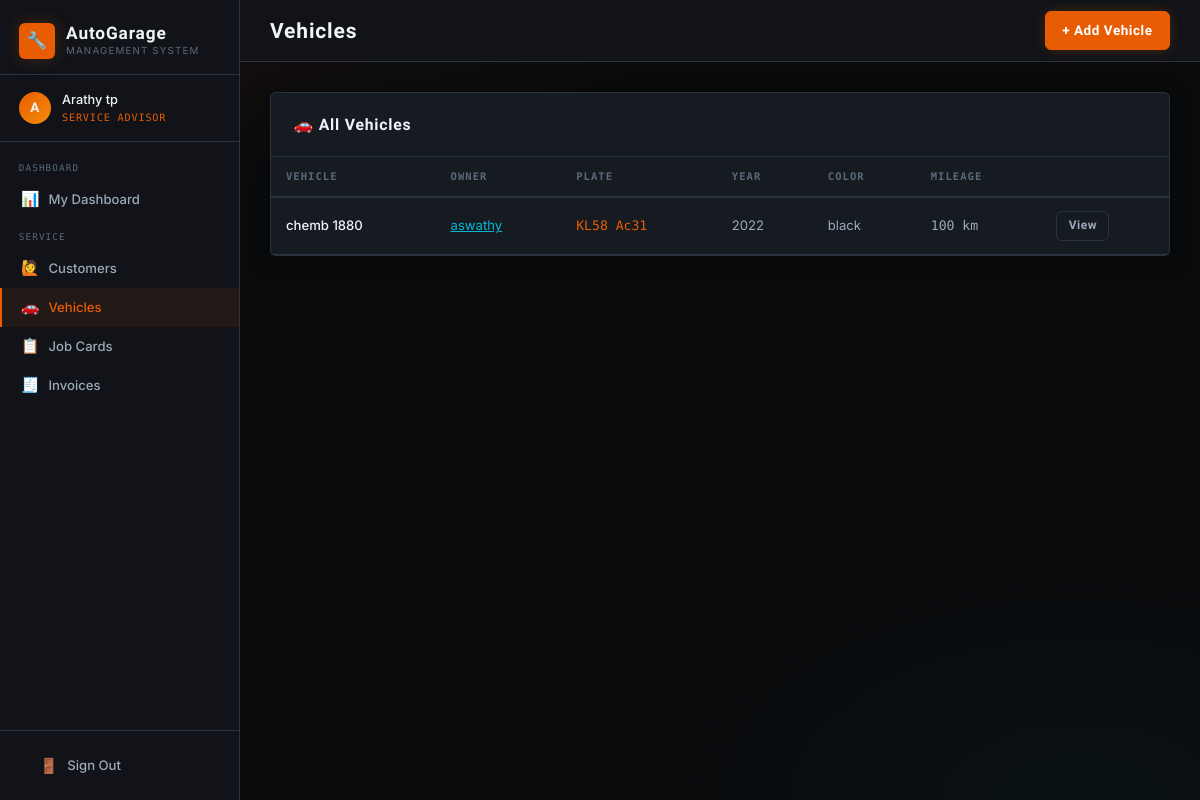
Page /vehicles/ (signed in) on the committed database.
### core/models.py (models this page shows, shortened)
class UserProfile(models.Model):
    ROLE_CHOICES = [
        ('owner', 'Owner'),
        ('advisor', 'Service Advisor'),
        ('mechanic', 'Mechanic'),
        ('store_manager', 'Store Manager'),
    ]
    user = models.OneToOneField(User, on_delete=models.CASCADE, related_name='profile')
    role = models.CharField(max_length=20, choices=ROLE_CHOICES)
    phone = models.CharField(max_length=20, blank=True)
    created_at = models.DateTimeField(auto_now_add=True)

class Vehicle(models.Model):
    customer = models.ForeignKey(Customer, on_delete=models.CASCADE, related_name='vehicles')
    make = models.CharField(max_length=50)
    model = models.CharField(max_length=50)
    year = models.PositiveIntegerField()
    license_plate = models.CharField(max_length=20, unique=True)
    vin = models.CharField(max_length=50, blank=True)
    color = models.CharField(max_length=30, blank=True)
    mileage = models.PositiveIntegerField(default=0)

class Customer(models.Model):
    name = models.CharField(max_length=100)
    email = models.EmailField(blank=True)
    phone = models.CharField(max_length=20)
    address = models.TextField(blank=True)
    created_at = models.DateTimeField(auto_now_add=True)
    created_by = models.ForeignKey(User, on_delete=models.SET_NULL, null=True)

### core/views.py (the view)
# urls.py: path('vehicles/', views.vehicle_list, name='vehicle_list'),
@login_required
@role_required('owner', 'advisor')
def vehicle_list(request):
    vehicles = Vehicle.objects.select_related('customer').all()
    return render(request, 'core/vehicle_list.html', {'vehicles': vehicles})

### core/views.py (called while the page is built)
def role_required(*roles):
    def decorator(view_func):
        @wraps(view_func)
        def wrapper(request, *args, **kwargs):
            if not request.user.is_authenticated:
                return redirect('login')
            try:
                profile = request.user.profile
                if profile.role in roles or request.user.is_superuser:
                    return view_func(request, *args, **kwargs)
            except UserProfile.DoesNotExist:
                if request.user.is_superuser:
                    return view_func(request, *args, **kwargs)
            messages.error(request, "You don't have permission to access that page.")
            return redirect('dashboard')
        return wrapper
    return decorator

### core/templates/core/vehicle_list.html (shortened to what this page needs)
{% extends 'core/base.html' %}
{% block page_title %}Vehicles{% endblock %}
{% block topbar_actions %}<a href="{% url 'vehicle_create' %}" class="btn btn-primary">+ Add Vehicle</a>{% endblock %}
{% block content %}
<div class="card">
  <div class="card-header"><span class="card-title">🚗 All Vehicles</span></div>
  <div class="table-wrap"><table>
    <thead><tr><th>Vehicle</th><th>Owner</th><th>Plate</th><th>Year</th><th>Color</th><th>Mileage</th><th></th></tr></thead>
    <tbody>
      {% for v in vehicles %}
      <tr>
        <td>{{ v.make }} {{ v.model }}</td>
        <td><a href="{% url 'customer_detail' v.customer.pk %}" style="color:var(--teal);">{{ v.customer.name }}</a></td>
        <td class="text-mono text-accent">{{ v.license_plate }}</td>
        <td>{{ v.year }}</td>
        <td>{{ v.color|default:"—" }}</td>
        <td class="text-mono">{{ v.mileage|default:"—" }} km</td>
        <td><a href="{% url 'vehicle_detail' v.pk %}" class="btn btn-secondary btn-sm">View</a></td>
      </tr>
      {% empty %}<tr><td colspan="7" class="text-center text-muted">No vehicles registered</td></tr>
      {% endfor %}
    </tbody>
  </table></div>
</div>
{% endblock %}

### core/templates/core/base.html (shortened to what this page needs)
{% load static %}
<!DOCTYPE html>
<html lang="en">
<head>
  <link rel="stylesheet" href="{% static 'core/css/style.css' %}">
</head>
<body>
<div class="layout">
  <aside class="sidebar">
    <div class="sidebar-brand">
      <a href="{% url 'dashboard' %}" class="logo">
        <div class="logo-icon">🔧</div>
        <div>
          <div class="logo-text">AutoGarage</div>
          <div class="logo-sub">Management System</div>
        </div>
      </a>
    </div>
    <div class="sidebar-user">
      <div class="user-avatar">{{ request.user.username|first|upper }}</div>
      <div>
        <div class="user-name">{{ request.user.get_full_name|default:request.user.username }}</div>
        <div class="user-role">
          {% if request.user.is_superuser %}Owner{% else %}{{ request.user.profile.get_role_display }}{% endif %}
        </div>
      </div>
    </div>
    <nav class="sidebar-nav">
      {% with role=request.user.profile.role|default:"owner" %}
      {% if request.user.is_superuser or role == "owner" %}
      <div class="nav-section">
        <div class="nav-section-label">Overview</div>
        <a href="{% url 'owner_dashboard' %}" class="nav-link {% if request.resolver_match.url_name == 'owner_dashboard' %}active{% endif %}">
          <span class="icon">📊</span><span>Dashboard</span>
        </a>
        <a href="{% url 'reports' %}" class="nav-link {% if request.resolver_match.url_name == 'reports' %}active{% endif %}">
          <span class="icon">📈</span><span>Reports</span>
        </a>
      </div>
      <div class="nav-section">
        <div class="nav-section-label">People</div>
        <a href="{% url 'staff_list' %}" class="nav-link {% if 'staff' in request.resolver_match.url_name %}active{% endif %}">
          <span class="icon">👥</span><span>Staff</span>
        </a>
        <a href="{% url 'customer_list' %}" class="nav-link {% if 'customer' in request.resolver_match.url_name %}active{% endif %}">
          <span class="icon">🙋</span><span>Customers</span>
        </a>
      </div>
      <div class="nav-section">
        <div class="nav-section-label">Operations</div>
        <a href="{% url 'vehicle_list' %}" class="nav-link {% if 'vehicle' in request.resolver_match.url_name %}active{% endif %}">
          <span class="icon">🚗</span><span>Vehicles</span>
        </a>
        <a href="{% url 'job_list' %}" class="nav-link {% if 'job' in request.resolver_match.url_name %}active{% endif %}">
          <span class="icon">📋</span><span>Job Cards</span>
        </a>
        <a href="{% url 'invoice_list' %}" class="nav-link {% if 'invoice' in request.resolver_match.url_name %}active{% endif %}">
          <span class="icon">🧾</span><span>Invoices</span>
        </a>
      </div>
      <div class="nav-section">
        <div class="nav-section-label">Inventory</div>
        <a href="{% url 'parts_list' %}" class="nav-link {% if 'part' in request.resolver_match.url_name %}active{% endif %}">
          <span class="icon">⚙️</span><span>Spare Parts</span>
        </a>
        <a href="{% url 'category_list' %}" class="nav-link {% if 'category' in request.resolver_match.url_name %}active{% endif %}">
          <span class="icon">🏷️</span><span>Categories</span>
        </a>
        <a href="{% url 'supplier_list' %}" class="nav-link {% if 'supplier' in request.resolver_match.url_name %}active{% endif %}">
          <span class="icon">🏭</span><span>Suppliers</span>
        </a>
      </div>
      {% elif role == "advisor" %}
      <div class="nav-section">
        <div class="nav-section-label">Dashboard</div>
        <a href="{% url 'advisor_dashboard' %}" class="nav-link {% if request.resolver_match.url_name == 'advisor_dashboard' %}active{% endif %}">
          <span class="icon">📊</span><span>My Dashboard</span>
        </a>
      </div>
      <div class="nav-section">
        <div class="nav-section-label">Service</div>
        <a href="{% url 'customer_list' %}" class="nav-link {% if 'customer' in request.resolver_match.url_name %}active{% endif %}">
          <span class="icon">🙋</span><span>Customers</span>
        </a>
        <a href="{% url 'vehicle_list' %}" class="nav-link {% if 'vehicle' in request.resolver_match.url_name %}active{% endif %}">
          <span class="icon">🚗</span><span>Vehicles</span>
        </a>
        <a href="{% url 'job_list' %}" class="nav-link {% if 'job' in request.resolver_match.url_name %}active{% endif %}">
          <span class="icon">📋</span><span>Job Cards</span>
        </a>
        <a href="{% url 'invoice_list' %}" class="nav-link {% if 'invoice' in request.resolver_match.url_name %}active{% endif %}">
          <span class="icon">🧾</span><span>Invoices</span>
        </a>
      </div>
      {% endif %}
      {% endwith %}
    </nav>
    <div class="sidebar-footer">
      <a href="{% url 'logout' %}" class="nav-link">
        <span class="icon">🚪</span><span>Sign Out</span>
      </a>
    </div>
  </aside>
  <div class="main">
    <div class="topbar">
      <div class="page-title">
        {% block page_title %}Dashboard{% endblock %}
      </div>
      <div class="topbar-actions">
        {% block topbar_actions %}{% endblock %}
      </div>
    </div>
    <div class="content">
      {% block content %}{% endblock %}
    </div>
  </div>
</div>
</body>
</html>

### rows in the picture
Vehicle: make "chemb", model "1880", customer.name "aswathy", license_plate "KL58 Ac31", year "2022", color "black", mileage "100"

### other values in the picture
{{ request.user.username|first|upper }} "A"
{{ request.user.get_full_name|default:request.user.username }} "Arathy tp"
{{ request.user.profile.get_role_display }} "SERVICE ADVISOR"
